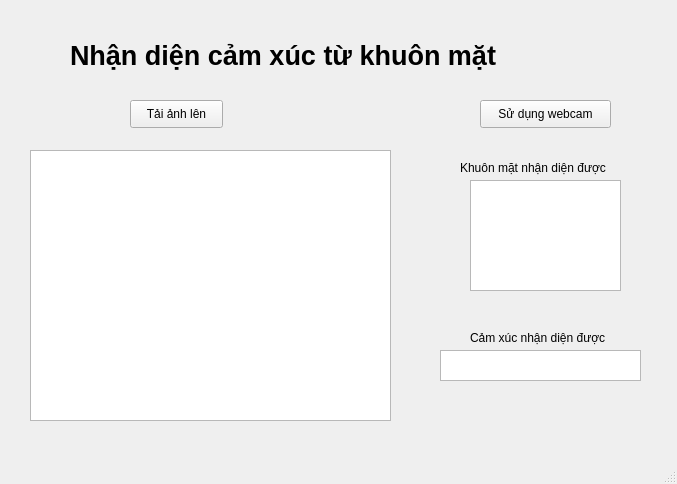
<?xml version="1.0" encoding="UTF-8"?>
<ui version="4.0">
 <class>Khuon_Mat_Cam_Xuc</class>
 <widget class="QMainWindow" name="Khuon_Mat_Cam_Xuc">
  <property name="geometry">
   <rect>
    <x>0</x>
    <y>0</y>
    <width>677</width>
    <height>484</height>
   </rect>
  </property>
  <property name="windowTitle">
   <string>Nhận diện khuôn mặt và cảm xúc</string>
  </property>
  <widget class="QWidget" name="centralwidget">
   <widget class="QLabel" name="label">
    <property name="geometry">
     <rect>
      <x>70</x>
      <y>20</y>
      <width>561</width>
      <height>71</height>
     </rect>
    </property>
    <property name="font">
     <font>
      <pointsize>20</pointsize>
      <weight>75</weight>
      <bold>true</bold>
     </font>
    </property>
    <property name="text">
     <string>Nhận diện cảm xúc từ khuôn mặt</string>
    </property>
   </widget>
   <widget class="QPushButton" name="bt_UL">
    <property name="geometry">
     <rect>
      <x>130</x>
      <y>100</y>
      <width>93</width>
      <height>28</height>
     </rect>
    </property>
    <property name="text">
     <string>Tải ảnh lên</string>
    </property>
   </widget>
   <widget class="QPushButton" name="bt_WC">
    <property name="geometry">
     <rect>
      <x>480</x>
      <y>100</y>
      <width>131</width>
      <height>28</height>
     </rect>
    </property>
    <property name="text">
     <string>Sử dụng webcam</string>
    </property>
   </widget>
   <widget class="QListView" name="anh_goc">
    <property name="geometry">
     <rect>
      <x>30</x>
      <y>150</y>
      <width>361</width>
      <height>271</height>
     </rect>
    </property>
    <property name="styleSheet">
     <string notr="true">border-color: rgb(0, 0, 0);</string>
    </property>
   </widget>
   <widget class="QListView" name="anh_mat">
    <property name="geometry">
     <rect>
      <x>470</x>
      <y>180</y>
      <width>151</width>
      <height>111</height>
     </rect>
    </property>
   </widget>
   <widget class="QListView" name="cam_xuc">
    <property name="geometry">
     <rect>
      <x>440</x>
      <y>350</y>
      <width>201</width>
      <height>31</height>
     </rect>
    </property>
   </widget>
   <widget class="QLabel" name="label_2">
    <property name="geometry">
     <rect>
      <x>460</x>
      <y>160</y>
      <width>171</width>
      <height>16</height>
     </rect>
    </property>
    <property name="text">
     <string>Khuôn mặt nhận diện được</string>
    </property>
   </widget>
   <widget class="QLabel" name="label_3">
    <property name="geometry">
     <rect>
      <x>470</x>
      <y>330</y>
      <width>151</width>
      <height>16</height>
     </rect>
    </property>
    <property name="text">
     <string>Cảm xúc nhận diện được</string>
    </property>
   </widget>
  </widget>
  <widget class="QMenuBar" name="menubar">
   <property name="geometry">
    <rect>
     <x>0</x>
     <y>0</y>
     <width>677</width>
     <height>26</height>
    </rect>
   </property>
  </widget>
  <widget class="QStatusBar" name="statusbar"/>
 </widget>
 <resources/>
 <connections/>
</ui>
